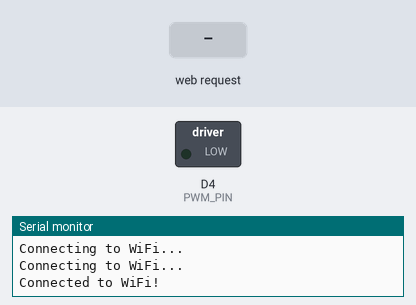
Simulated run of this sketch. Board: ESP8266 (NodeMCU). Shown: switched loads named in the sketch (green lamp = pin HIGH), the last lines printed to the serial monitor. Inputs (shaded band) come from the test bench. WiFi joins after 1.5 s; servers stay silent unless stated.

Above: at 3.2 s.
3.3 s: HTTP request GET /speed_change received
At 5.39 s:
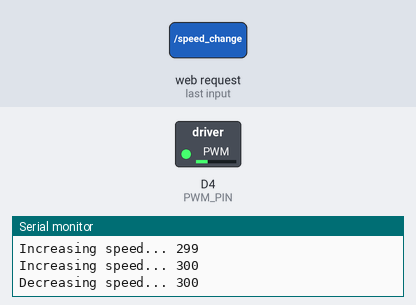
6.3 s: HTTP request GET /arm received
Timing chart, 0 to 9.3 s (numbered marks = the images above; inputs shaded):
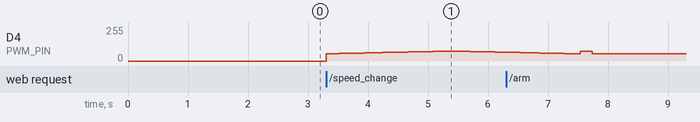

Measured:
- after the input at 3.3 s, D4 (PWM_PIN): rises from 0/255 to 74/255 in 2.0 s, then falls to 66/255 in 0.94 s

The sketch:

Esp8266-ESC-Control.ino
```cpp
// Tucker Shannon 2023

#include <ESP8266WiFi.h>
#include <ESP8266WebServer.h>

#define PWM_PIN D4
#define PWM_FREQUENCY 50
#define PWM_RESOLUTION 10
#define MIN_PWM 220
#define MAX_PWM 300

// Wi-Fi credentials
const char* ssid = "ssid";
const char* password = "password";

ESP8266WebServer server(80);  // Create a webserver object that listens for HTTP request on port 80

// Variable to hold the current PWM speed
volatile int currentPWM = MIN_PWM;

// Variable to hold the console text
String consoleText = "";

void setup() {
  // Start Serial communication
  Serial.begin(9600);
  while (!Serial); // Wait for serial to initialize

  // Connect to Wi-Fi
  WiFi.begin(ssid, password);
  while (WiFi.status() != WL_CONNECTED) {
    delay(1000);
    Serial.println("Connecting to WiFi...");
  }
  Serial.println("Connected to WiFi!");

  // Setup the PWM
  analogWriteRange((1 << PWM_RESOLUTION) - 1); // Set the PWM range
  analogWriteFreq(PWM_FREQUENCY); // Set the PWM frequency

  // Set up the webpage
  server.on("/", HTTP_GET, [](){
    String html = "<html><body>";
    html += "<h1>ESC Control</h1>";
    html += "<button onclick=\"location.href='/arm'\">Arm ESC</button><br>";
    html += "<button onclick=\"location.href='/speed_change'\">Change Speed</button><br>";
    html += "Current PWM: <span id='pwm'>" + String(currentPWM) + "</span><br>";
    html += "<textarea id='console' style='width:500px;height:300px;'>" + consoleText + "</textarea>";
    html += "<script>setInterval(function(){fetch('/speed').then(response => response.text()).then(text => document.getElementById('pwm').innerText = text);}, 1000);</script>";
    html += "</body></html>";
    server.send(200, "text/html", html);
  });

  // Set up the arming sequence route
  server.on("/arm", HTTP_GET, [](){
    printToConsole("Arming the ESC...");
    analogWrite(PWM_PIN, MAX_PWM); // Send maximum throttle signal
    delay(200); // Wait 200ms
    analogWrite(PWM_PIN, MIN_PWM); // Send minimum throttle signal
    delay(200); // Wait 200ms
    printToConsole("ESC arming complete!");
    server.sendHeader("Location", "/");
    server.send(303);
  });

  // Set up the speed change sequence route
  server.on("/speed_change", HTTP_GET, [](){
    printToConsole("Changing motor speed...");
    for (int pwm = MIN_PWM; pwm <= MAX_PWM; pwm++) {
      currentPWM = pwm;
      printToConsole("Increasing speed... " + String(currentPWM));
      analogWrite(PWM_PIN, pwm);
      delay(20);
    }
    for (int pwm = MAX_PWM; pwm >= MIN_PWM; pwm--) {
      currentPWM = pwm;
      printToConsole("Decreasing speed... " + String(currentPWM));
      analogWrite(PWM_PIN, pwm);
      delay(20);
    }
    printToConsole("Motor speed change sequence complete!");
    server.sendHeader("Location", "/");
    server.send(303);
  });

  // Set up the current speed route
  server.on("/speed", HTTP_GET, [](){
    server.send(200, "text/plain", String(currentPWM));
  });

  // Start the server
  server.begin();
}

void loop() {
  server.handleClient();
}

void printToConsole(String text) {
  Serial.println(text);
  consoleText += text + "\n";
}
```
